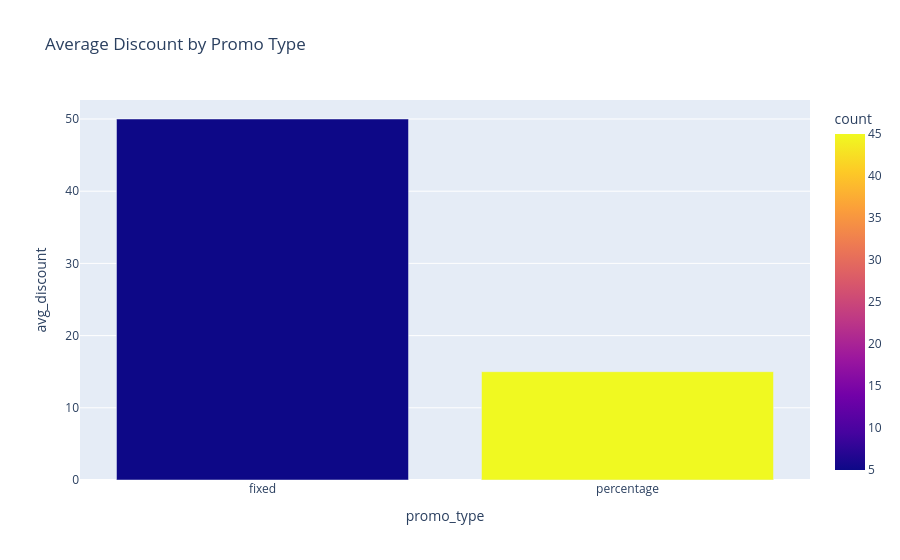

This figure's notebook cell:
### Markdown cell above
## 3. Promotion ROI & Impact
### Diagnostic Analysis
Which promo types drive the most conversion?

### Code cell
promo_stats = promos.groupby('promo_type').agg(
    avg_discount=('discount_value', 'mean'),
    count=('promo_id', 'count')
).reset_index().sort_values('avg_discount', ascending=False)

fig = px.bar(promo_stats, x='promo_type', y='avg_discount', 
             color='count', title='Average Discount by Promo Type')
fig.write_image(PLOT_DIR / "13_promo_impact.png")
fig.show()

### Figure 1 — Plotly figure (JSON) as saved in the notebook; plotly's stock layout.template omitted (floating-point values rounded to 4 significant figures)
{"data": [{"hovertemplate": "promo_type=%{x}<br>avg_discount=%{y}<br>count=%{marker.color}<extra></extra>", "legendgroup": "", "marker": {"color": [5, 45], "coloraxis": "coloraxis", "pattern": {"shape": ""}}, "name": "", "orientation": "v", "showlegend": false, "textposition": "auto", "type": "bar", "x": ["fixed", "percentage"], "xaxis": "x", "y": [50.0, 15.0], "yaxis": "y"}], "layout": {"barmode": "relative", "coloraxis": {"colorbar": {"title": {"text": "count"}}, "colorscale": [[0, "#0d0887"], [0.1111, "#46039f"], [0.2222, "#7201a8"], [0.3333, "#9c179e"], [0.4444, "#bd3786"], [0.5556, "#d8576b"], [0.6667, "#ed7953"], [0.7778, "#fb9f3a"], [0.8889, "#fdca26"], [1, "#f0f921"]]}, "legend": {"tracegroupgap": 0}, "title": {"text": "Average Discount by Promo Type"}, "xaxis": {"anchor": "y", "domain": [0, 1], "title": {"text": "promo_type"}}, "yaxis": {"anchor": "x", "domain": [0, 1], "title": {"text": "avg_discount"}}}}
